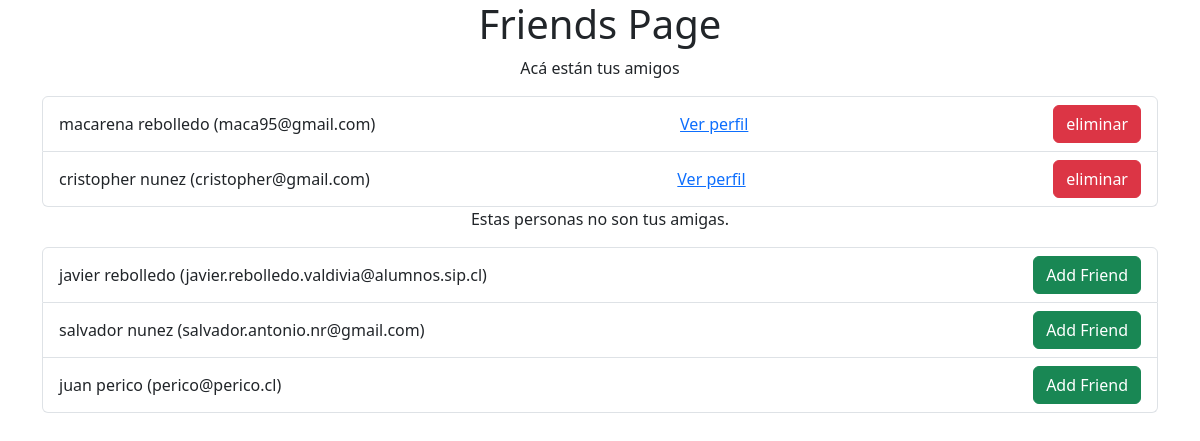
Page /friends (signed in) on the committed database.
### tables this page shows
CREATE TABLE usuario (
                id INTEGER PRIMARY KEY AUTOINCREMENT,
                first_name TEXT NOT NULL,
                last_name TEXT NOT NULL,
                email TEXT NOT NULL UNIQUE,
                password TEXT NOT NULL
            );

### main.py (the view, shortened to what this page needs)
@app.route('/friends', methods=['GET', 'POST'])
def friends_view():
    if 'user_id' not in session:
        return redirect(url_for('login'))  # Si no está logueado, redirige al login
    user_id = session['user_id']  # Obtener el ID del usuario desde la sesión
    db = get_db()
    query = '''
        SELECT u.id, u.first_name, u.last_name, u.email
        FROM usuario u
        JOIN amigos a ON (a.amigo_1 = u.id OR a.amigo_2 = u.id)
        WHERE a.amigo_1 = ? OR a.amigo_2 = ?
    '''
    friends = db.execute(query, (user_id, user_id)).fetchall()
    query_no_friends = '''
        SELECT id, first_name, last_name, email
        FROM usuario
        WHERE id != ? AND id NOT IN (
            SELECT amigo_1 FROM amigos WHERE amigo_1 = ? OR amigo_2 = ?
            UNION
            SELECT amigo_2 FROM amigos WHERE amigo_1 = ? OR amigo_2 = ?
        )
    '''
    no_friends = db.execute(query_no_friends, (user_id, user_id, user_id, user_id, user_id)).fetchall()
    return render_template('friends.html', friends=friends, no_friends=no_friends)

### main.py (called while the page is built)
def get_db():
    db = getattr(g, '_database', None)
    if db is None:
        db = g._database = sqlite3.connect(DATABASE)
    return db

@app.teardown_appcontext
def close_connection(exception):
    db = getattr(g, '_database', None)
    if db is not None:
        db.close()

### templates/friends.html (shortened to what this page needs)
<!DOCTYPE html>
<html lang="en">
<head>
    <link href="https://cdn.jsdelivr.net/npm/bootstrap@5.3.3/dist/css/bootstrap.min.css" rel="stylesheet">
</head>
<body>
    <div class="container">
        <h1 class="text-center">Friends Page</h1>
    <p class="text-center">Acá están tus amigos</p>
    <div>
        {% if friends %}
        <ul class="list-group">
            {% for friend in friends %}
                <li class="list-group-item d-flex justify-content-between align-items-center">
                    {{ friend[1] }} {{ friend[2]}} ({{ friend[3] }})
                    <form method="POST" style="display: inline;">
                        <a href="{{ url_for('user_profile', user_id=session['user_id']) }}">Ver perfil</a>
                    </form>
                    <form method="POST" style="display: inline;">
                        <button type="submit" name="remove_friend" value="{{ friend[0] }}" class="btn btn-danger">eliminar</button>
                    </form>
                </li>
            {% endfor %}
        </ul>
    {% else %}
        <p>no has agregado amigos!</p>
    {% endif %}
    </div>
    <p class="text-center">Estas personas no son tus amigas.</p>
    {% if no_friends %}
            <ul class="list-group">
                {% for user in no_friends %}
                    <li class="list-group-item d-flex justify-content-between align-items-center">
                        {{ user[1] }} {{ user[2]}} ({{ user[3] }})
                        <form method="POST" style="display: inline;">
                            <button type="submit" name="add_friend" value="{{ user[0] }}" class="btn btn-success">Add Friend</button>
                        </form>
                    </li>
                {% endfor %}
            </ul>
        {% else %}
            <p>todos son tus amigos!</p>
        {% endif %}
    </div>
</body>
</html>

### rows in the picture
usuario: first_name "macarena", last_name "rebolledo", email "maca95@gmail.com", {{ friend[0] }} 2 (drawn)
usuario: first_name "cristopher", last_name "nunez", email "cristopher@gmail.com", {{ friend[0] }} 4 (drawn)
usuario: first_name "javier", last_name "rebolledo", email "javier.rebolledo.valdivia@alumnos.sip.cl", {{ user[0] }} 1 (drawn)
usuario: first_name "salvador", last_name "nunez", email "salvador.antonio.nr@gmail.com", {{ user[0] }} 3 (drawn)
usuario: first_name "juan", last_name "perico", email "perico@perico.cl", {{ user[0] }} 5 (drawn)
